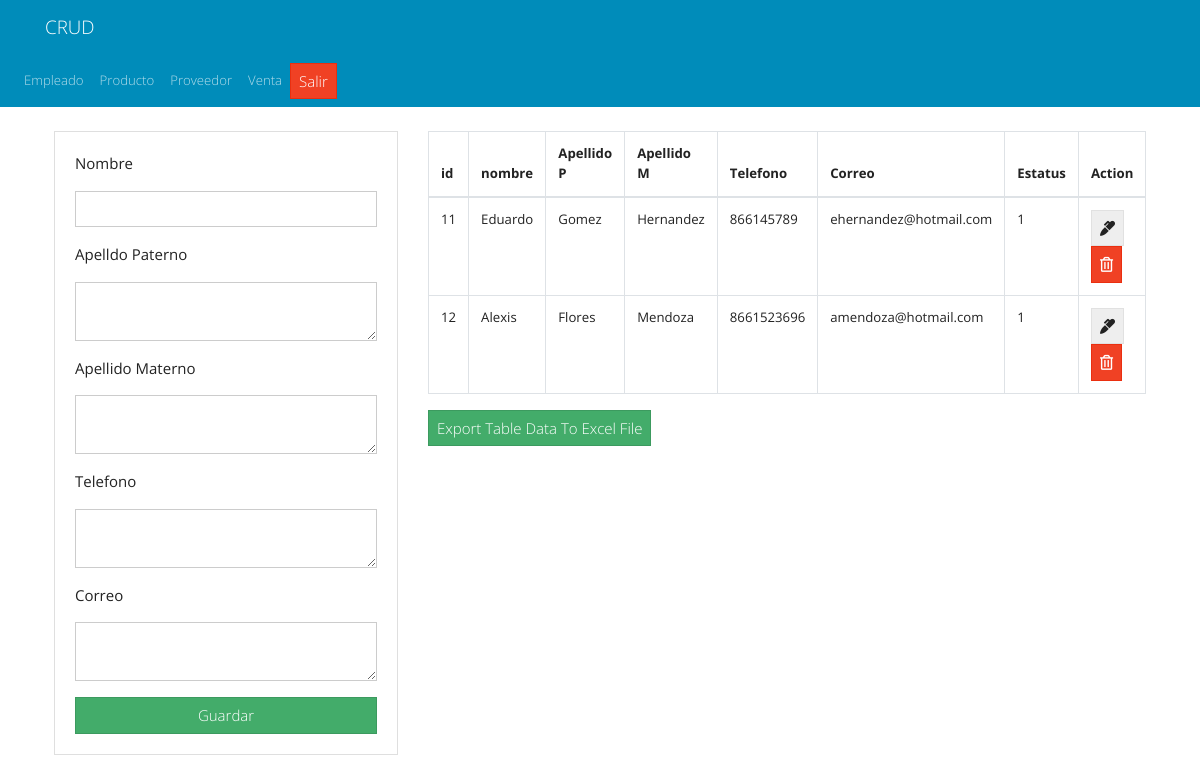
Page /tablas/cliente.php on the committed database.
### tables this page shows
CREATE TABLE `cliente` (
  `id` int(11) NOT NULL,
  `nombre` varchar(50) NOT NULL,
  `apellidoP` varchar(50) NOT NULL,
  `apellidoM` varchar(50) NOT NULL,
  `telefono` varchar(50) NOT NULL,
  `correo` varchar(100) NOT NULL,
  `estatus` int(11) DEFAULT NULL
);

### tablas/cliente.php (the view, shortened to what this page needs)
<?php include("../db.php"); ?>
<?php include('../includes/header.php'); ?>
<nav class="navbar navbar-expand-lg navbar-dark bg-primary">
            <ul class="navbar-nav">
              <li class="nav-item">
                <a class="nav-link" href="empleado.php">Empleado</a>
              </li>
              <li class="nav-item">
                <a class="nav-link" href="producto.php">Producto</a>
              </li>
              <li class="nav-item">
                <a class="nav-link" href="proveedor.php">Proveedor</a>
              </li>
              <li class="nav-item">
                <a class="nav-link" href="venta.php">Venta</a>
              </li>
              <a href="../inicia.php" class="btn btn-danger">Salir</a>
            </ul>
          </nav>
<main class="container p-4">
    <div class="row">
        <div class="col-md-4">
            <div class="card card-body">
                <form action="../saves/save_cliente.php" method="POST">
                    <div class="form-group">
                        <p>Nombre</p>
                        <input type="text" name="nombre" class="form-control" placeholder="" autofocus>
                    </div>
                    <div class="form-group">
                        <p>Apelldo Paterno</p>
                        <textarea name="apellidoP" rows="2" class="form-control" placeholder=""></textarea>
                    </div>
                    <div class="form-group">
                        <p>Apellido Materno</p>
                        <textarea name="apellidoM" rows="2" class="form-control" placeholder=""></textarea>
                    </div>
                    <div class="form-group">
                        <p>Telefono</p>
                        <textarea name="telefono" rows="2" class="form-control" placeholder=""></textarea>
                    </div>
                    <div class="form-group">
                        <p>Correo</p>
                        <textarea name="correo" rows="2" class="form-control" placeholder=""></textarea>
                    </div>
                    <input type="submit" name="save_task" class="btn btn-success btn-block" value="Guardar">
                </form>
            </div>
        </div>
        <div class="col-md-8">
            <table id="tblData" class="table table-bordered">
                <thead>
                    <tr>
                        <th>id</th>
                        <th>nombre</th>
                        <th>Apellido P</th>
                        <th>Apellido M</th>
                        <th>Telefono</th>
                        <th>Correo</th>
                        <th>Estatus</th>
                        <th>Action</th>
                    </tr>
                </thead>
                <tbody>
                    <?php
                    $query = "SELECT * FROM cliente";
                    $result_tasks = mysqli_query($conn, $query);
                    while ($row = mysqli_fetch_assoc($result_tasks)) { ?>
                        <tr>
                            <td><?php echo $row['id']; ?></td>
                            <td><?php echo $row['nombre']; ?></td>
                            <td><?php echo $row['apellidoP']; ?></td>
                            <td><?php echo $row['apellidoM']; ?></td>
                            <td><?php echo $row['telefono']; ?></td>
                            <td><?php echo $row['correo']; ?></td>
                            <td><?php echo $row['estatus']; ?></td>
                            <td>
                                <a href="edit.php?id=<?php echo $row['id'] ?>" class="btn btn-secondary">
                                    <i class="fas fa-marker"></i>
                                </a>
                                <a href="../deletes/delete_cliente.php?id=<?php echo $row['id'] ?>" class="btn btn-danger">
                                    <i class="far fa-trash-alt"></i>
                                </a>
                            </td>
                        </tr>
                    <?php } ?>
                </tbody>
            </table>
            <button class="btn btn-success" onclick="exportTableToExcel('tblData')">Export Table Data To Excel File</button>
        </div>
    </div>
</main>
<?php include('../includes/footer.php'); ?>

### includes/header.php (shortened to what this page needs)
<!DOCTYPE html>
<html lang="en">
<head>
  <link rel="stylesheet" href="https://bootswatch.com/4/yeti/bootstrap.min.css">
  <link rel="stylesheet" href="https://use.fontawesome.com/releases/v5.6.3/css/all.css">
</head>
<body>
  <nav class="navbar navbar-dark bg-primary">
    <div class="container">
      <a class="navbar-brand" href="">CRUD</a>
    </div>
  </nav>

### includes/footer.php (shortened to what this page needs)
</body>
</html>

### rows in the picture
cliente: id "11", nombre "Eduardo", apellidoP "Gomez", apellidoM "Hernandez", telefono "866145789", correo "ehernandez@hotmail.com", estatus "1"
cliente: id "12", nombre "Alexis", apellidoP "Flores", apellidoM "Mendoza", telefono "8661523696", correo "amendoza@hotmail.com", estatus "1"
